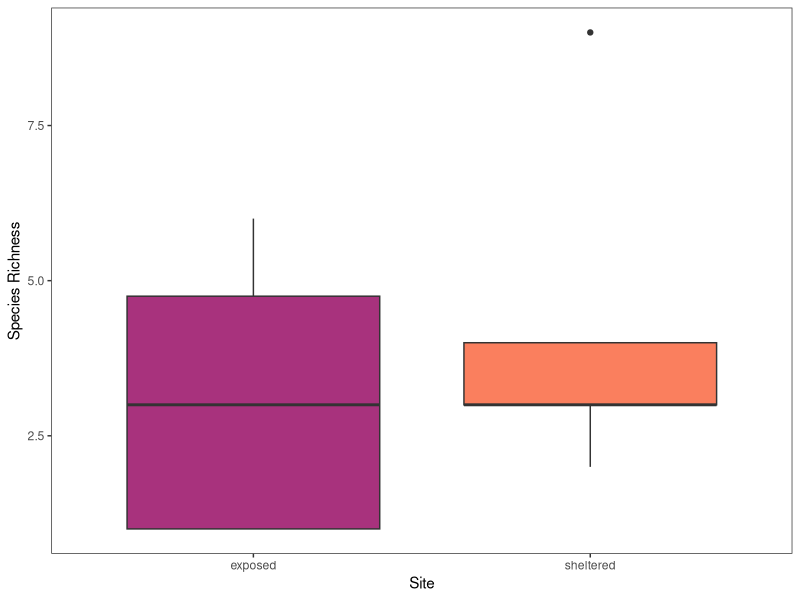
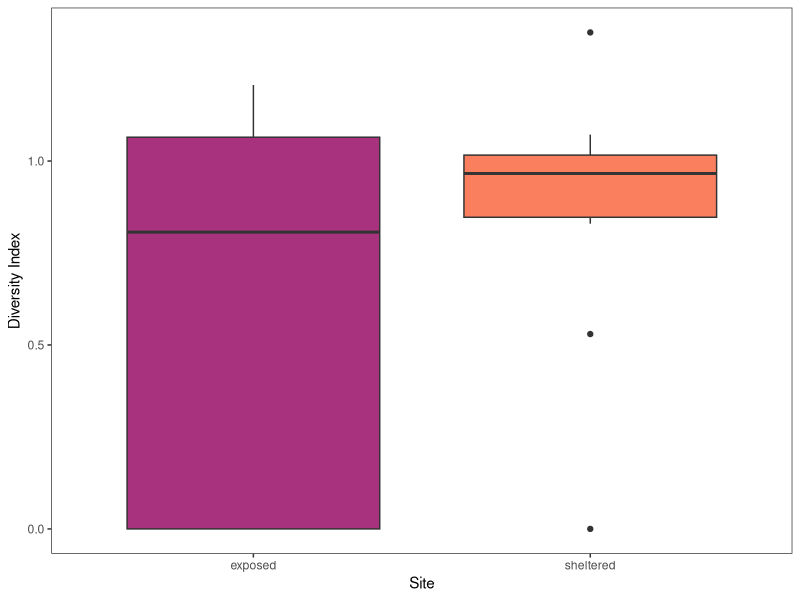
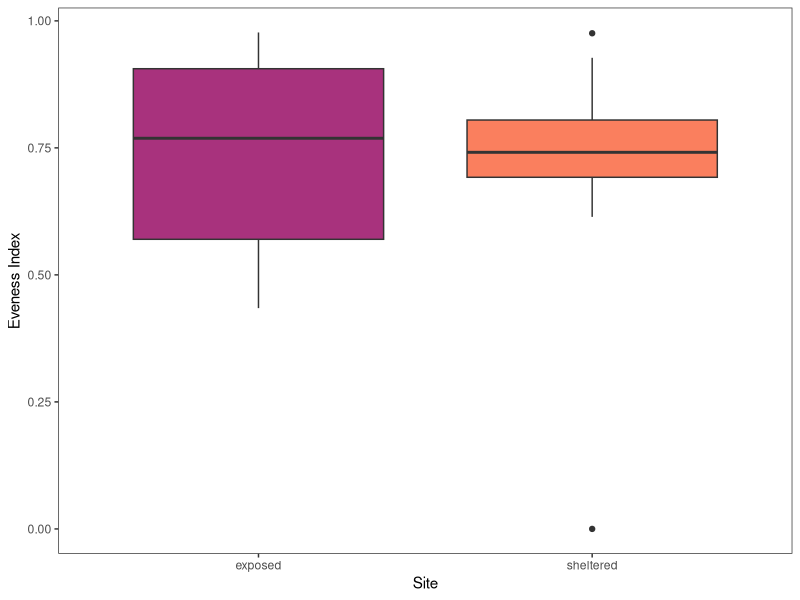

These figures' R source, in order:
## ---- chunk 1
library(vegan)
library(scales)
library(viridis)
library(tidyverse)
## ---- chunk 2
data <- read.csv("data-entry-final.csv")

# Manipulating the data

data_analysis <- data %>% 
  select(-c(abiotic_hab, biotic_hab)) %>% 
  mutate(quadrat = as.factor(quadrat)) %>% 
  group_by(vertical_transect, quadrat, species)%>%
  mutate(n_per_quadrat = sum(n)*10) %>%
  mutate(site = ifelse(vertical_transect %in% c(1,2,3), "sheltered", "exposed")) %>% 
  select(-c(n,square)) %>% 
  na.omit %>%
  distinct() %>%
  group_by(vertical_transect, quadrat) %>%
  mutate(pi_quadrat = n_per_quadrat / sum(n_per_quadrat)) %>% 
  mutate(pi_log = log(pi_quadrat)) %>% 
  mutate(pi_times_pi_log = -(pi_quadrat * pi_log)) %>% 
  select(-c(pi_quadrat, pi_log))

# Diversity calculation

shannon_diversity <- data_analysis %>% 
  group_by(vertical_transect, quadrat) %>%
  summarize(sum(pi_times_pi_log, na.rm = FALSE)) %>%
  rename("shannon_div" = "sum(pi_times_pi_log, na.rm = FALSE)") %>%
  mutate(site = ifelse(vertical_transect %in% c(1,2,3), "sheltered", "exposed"))

# Richness calculation

quad_richness <- data %>%
  drop_na(n) %>%
  group_by(vertical_transect,quadrat) %>%
  summarize(richness = length(unique(species))) %>%
  mutate(site = ifelse(vertical_transect %in% c(1,2,3), "sheltered", "exposed"))

# Evenness calculation

shannon_evenness <- shannon_diversity %>% 
  cbind(richness = quad_richness$richness) %>% 
  mutate(H_max = log(richness)) %>% #google says in r, log is ln 
  mutate(evenness = shannon_div/H_max)

## ---- chunk 3
richness_plot <- ggplot(data = quad_richness) +
  geom_boxplot(aes(x = site, y = richness, fill = site)) +
  labs(x = "Site", y = "Species Richness")+
  theme_test()+
  theme(legend.position = 'none')+
  scale_fill_manual(values = c('#A8327DFF', '#FA7F5EFF'))

richness_plot
## ---- chunk 4
shannon_diversity_plot <- ggplot(data = shannon_diversity) +
  geom_boxplot(aes(x = site, y = shannon_div, fill = site)) +
  labs(x = "Site", y = "Diversity Index")+
  theme_test()+
  theme(legend.position = 'none')+
  scale_fill_manual(values = c('#A8327DFF', '#FA7F5EFF'))

shannon_diversity_plot
## ---- chunk 5
shannon_evenness_plot <- ggplot(data = shannon_evenness) +
  geom_boxplot(aes(x = site, y = evenness, fill = site)) +
  labs(x = "Site", y = "Eveness Index")+
  theme_test()+
  theme(legend.position = 'none')+
  scale_fill_manual(values = c('#A8327DFF', '#FA7F5EFF'))

shannon_evenness_plot
